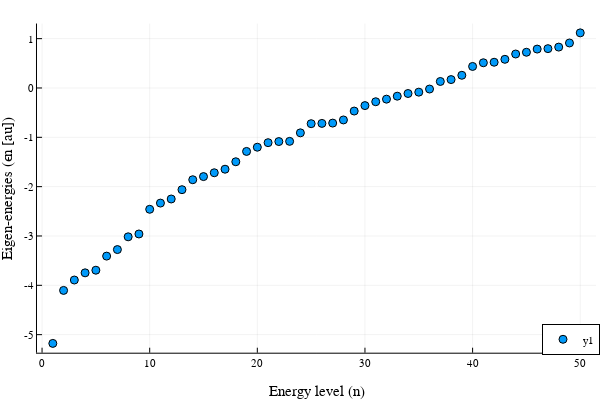

Write notebook code for a chart like this one.
### Code cell
fig4=plot_eigenvalues(simulation_info_02,output_data_02)
display(fig4)

### Figure 1 — Plotly figure (JSON) as saved in the notebook; plotly's stock layout.template omitted (floating-point values rounded to 4 significant figures)
{"data": [{"colorbar": {"len": 0.9143, "title": "", "x": 0.9934, "y": 0.533}, "legendgroup": "y1", "marker": {"color": "rgba(0, 154, 250, 1.000)", "line": {"color": "rgba(0, 0, 0, 1.000)", "width": 1}, "size": 8, "symbol": "circle"}, "mode": "markers", "name": "y1", "showlegend": true, "type": "scatter", "x": [1, 2, 3, 4, 5, 6, 7, 8, 9, 10, 11, 12, 13, 14, 15, 16, 17, 18, 19, 20, 21, 22, 23, 24, 25, 26, 27, 28, 29, 30, 31, 32, 33, 34, 35, 36, 37, 38, 39, 40, 41, 42, 43, 44, 45, 46, 47, 48, 49, 50], "xaxis": "x", "y": [-5.177, -4.103, -3.893, -3.747, -3.694, -3.408, -3.275, -3.017, -2.959, -2.459, -2.333, -2.25, -2.062, -1.86, -1.796, -1.718, -1.647, -1.495, -1.286, -1.2, -1.108, -1.086, -1.082, -0.9096, -0.7236, -0.718, -0.7119, -0.6478, -0.4676, -0.3573, -0.279, -0.2262, -0.166, -0.112, -0.08458, -0.02128, 0.132, 0.1703, 0.2572, 0.4366, 0.5114, 0.5216, 0.5811, 0.6887, 0.724, 0.7883, 0.7976, 0.8287, 0.9123, 1.117], "yaxis": "y"}], "layout": {"annotations": [], "height": 400, "legend": {"bgcolor": "rgba(255, 255, 255, 1.000)", "bordercolor": "rgba(0, 0, 0, 1.000)", "borderwidth": 1, "font": {"color": "rgba(0, 0, 0, 1.000)", "family": "sans-serif", "size": 11}, "title": {"font": {"color": "rgba(0, 0, 0, 1.000)", "family": "sans-serif", "size": 15}, "text": ""}, "tracegroupgap": 0, "traceorder": "normal", "x": 1, "xanchor": "right", "y": 0.07, "yanchor": "bottom"}, "margin": {"b": 20, "l": 0, "r": 0, "t": 20}, "paper_bgcolor": "rgba(255, 255, 255, 1.000)", "plot_bgcolor": "rgba(255, 255, 255, 1.000)", "showlegend": true, "width": 600, "xaxis": {"anchor": "y", "domain": [0.06165, 0.9934], "gridcolor": "rgba(0, 0, 0, 0.100)", "gridwidth": 0.5, "linecolor": "rgba(0, 0, 0, 1.000)", "mirror": false, "range": [-0.47, 51.47], "showgrid": true, "showline": true, "showticklabels": true, "tickangle": 0, "tickcolor": "rgb(0, 0, 0)", "tickfont": {"color": "rgba(0, 0, 0, 1.000)", "family": "sans-serif", "size": 11}, "tickmode": "array", "ticks": "inside", "ticktext": ["0", "10", "20", "30", "40", "50"], "tickvals": [0, 10, 20, 30, 40, 50], "title": "Energy level (n)", "titlefont": {"color": "rgba(0, 0, 0, 1.000)", "family": "sans-serif", "size": 15}, "type": "-", "visible": true, "zeroline": false, "zerolinecolor": "rgba(0, 0, 0, 1.000)"}, "yaxis": {"anchor": "x", "domain": [0.07581, 0.9902], "gridcolor": "rgba(0, 0, 0, 0.100)", "gridwidth": 0.5, "linecolor": "rgba(0, 0, 0, 1.000)", "mirror": false, "range": [-5.366, 1.306], "showgrid": true, "showline": true, "showticklabels": true, "tickangle": 0, "tickcolor": "rgb(0, 0, 0)", "tickfont": {"color": "rgba(0, 0, 0, 1.000)", "family": "sans-serif", "size": 11}, "tickmode": "array", "ticks": "inside", "ticktext": ["-5", "-4", "-3", "-2", "-1", "0", "1"], "tickvals": [-5, -4, -3, -2, -1, 0, 1], "title": "Eigen-energies (ϵn [au])", "titlefont": {"color": "rgba(0, 0, 0, 1.000)", "family": "sans-serif", "size": 15}, "type": "-", "visible": true, "zeroline": false, "zerolinecolor": "rgba(0, 0, 0, 1.000)"}}}
